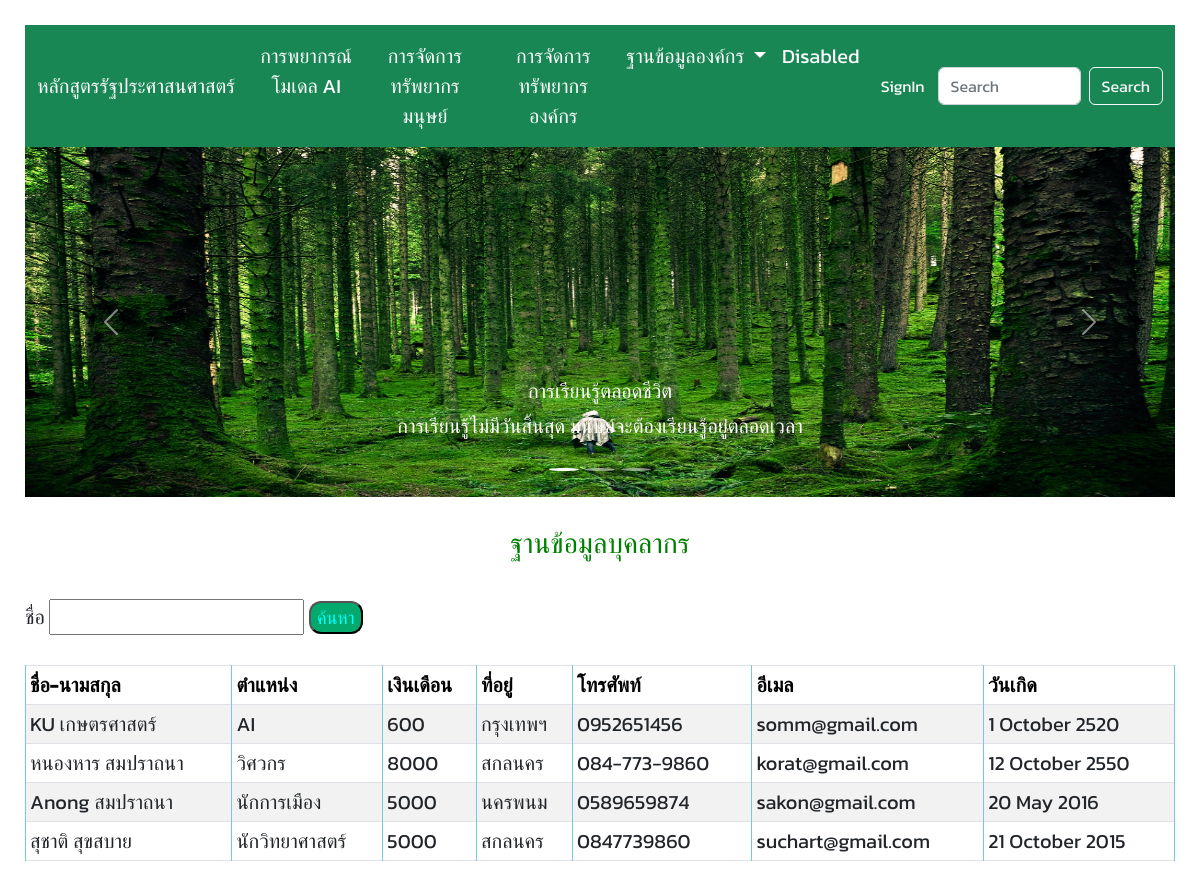
Screenshot of /search_read/ with the database file from the repository.
### myapp/models.py (models this page shows)
class Employee(models.Model):
    firstname = models.CharField(max_length=50)
    lastname = models.CharField(max_length=50)
    gender = models.CharField(
        max_length=50,
        choices=[('Male', 'Male'), ('Female', 'Female')],
        default='Male'
        )
    position = models.CharField(max_length=50)
    salary = models.PositiveIntegerField()
    address = models.TextField()
    email = models.EmailField(unique=True, null=True, blank=True)
    phone = models.CharField(max_length=30, unique=True)
    birthday = models.DateField()
    religion = models.CharField(
        max_length=20,
        choices=[('พุทธ','พุทธ'), ('คริสต์', 'คริสต์'), ('อิสลาม', 'อิสลาม'), ('อื่นๆ', 'อื่นๆ')],
        default='พุทธ'
        )
    addition_note = models.TextField(null=True, blank=True)

### myapp/views.py (the view)
# urls.py: path('search_read/', views.search_read, name='search_read'),
def search_read(request):
    if request.method =='POST':
        kw = request.POST.get('name','')
        form = SearchRead(request.POST, initial={'name':kw})
    else:
        kw = request.GET.get('name','')
        form = SearchRead(initial={'name':kw})
    data = Employee.objects.filter(Q(firstname__contains=kw)|Q(lastname__contains=kw))[:10]
    return render(request,'./database/employee-read.html', { 'form' : form, 'data' : data })

### myapp/forms.py
class SearchRead(forms.Form):
    name = forms.CharField(label='ชื่อ', required=False)

### myapp/templates/database/employee-read.html
{% extends 'heart/main.html' %} {% block content %}
<br />
<div>
  <h3>ฐานข้อมูลบุคลากร</h3>
</div>
<br />
<form>
  {{ form.name.label }} {{ form.name}}
  <button>ค้นหา</button>
</form>
<br />
<table class="table table-striped table-bordered table-sm">
  <thead class="thead-dark">
    <tr>
      <th>ชื่อ-นามสกุล</th>
      <th>ตำแหน่ง</th>
      <th>เงินเดือน</th>
      <th>ที่อยู่</th>
      <th>โทรศัพท์</th>
      <th>อีเมล</th>
      <th>วันเกิด</th>
    </tr>
  </thead>
  {% for r in data %}
  <tr>
    <td>{{ r.firstname }} {{ r.lastname }}</td>
    <td>{{ r.position }}</td>
    <td>{{ r.salary }}</td>
    <td>{{ r.address }}</td>
    <td>{{ r.phone }}</td>
    <td>{{ r.email }}</td>
    <td>{{ r.birthday|date:'j F Y' }}</td>
  </tr>
  {% endfor %}
</table>
{% endblock %}

### myapp/templates/heart/main.html (shortened to what this page needs)
{% load static %}
<!DOCTYPE html>
<html lang="en">
  <head>
    <link
      href="https://cdn.jsdelivr.net/npm/bootstrap@5.2.3/dist/css/bootstrap.min.css"
      rel="stylesheet"
    />
    <link href="{% static 'css/style.css' %}" rel="stylesheet" />
  </head>
  <body>
    <nav class="navbar navbar-expand-lg navbar-dark bg-success">
      <div class="container-fluid">
        <a class="navbar-brand" href="#">หลักสูตรรัฐประศาสนศาสตร์</a>
        <div class="collapse navbar-collapse" id="navbarSupportedContent">
          <ul class="navbar-nav me-auto mb-2 mb-lg-0">
            <li class="nav-item">
              <a
                class="nav-link active"
                aria-current="page"
                href="{% url 'predictor' %}"
                >การพยากรณ์โมเดล AI</a
              >
            </li>
            <li class="nav-item">
              <a
                class="nav-link active"
                aria-current="page"
                href="{% url 'employee_create' %}"
                >การจัดการทรัพยากรมนุษย์</a
              >
            </li>
            <li class="nav-item">
              <a
                class="nav-link active"
                aria-current="page"
                href="{% url 'createcrispy' %}"
                >การจัดการทรัพยากรองค์กร</a
              >
            </li>
            <li class="nav-item dropdown">
              <a
                class="nav-link dropdown-toggle active"
                href="#"
                role="button"
                data-bs-toggle="dropdown"
                aria-expanded="false"
              >
                ฐานข้อมูลองค์กร
              </a>
            </li>
            <li class="nav-item">
              <a class="nav-link active" href="#">Disabled</a>
            </li>
          </ul>
          <li class="nav-item btn btn-success">
            <a class="nav-link active" href="{% url 'member_signin' %}"
              >SignIn</a
            >
          </li>
          <form class="d-flex" role="search">
            <input
              class="form-control me-2"
              type="search"
              placeholder="Search"
              aria-label="Search"
            />
            <button class="btn btn-outline-light" type="submit">Search</button>
          </form>
        </div>
      </div>
    </nav>
    {% include 'heart/slider.html' %} {% block content %} {% endblock %}
  </body>
</html>

### myapp/templates/heart/slider.html (shortened to what this page needs)
{% load static %}
  <div id="carouselExampleCaptions" class="carousel slide" data-bs-ride="false">
    <div class="carousel-indicators">
      <button
        type="button"
        data-bs-target="#carouselExampleCaptions"
        data-bs-slide-to="0"
        class="active"
        aria-current="true"
        aria-label="Slide 1"
      ></button>
      <button
        type="button"
        data-bs-target="#carouselExampleCaptions"
        data-bs-slide-to="1"
        aria-label="Slide 2"
      ></button>
      <button
        type="button"
        data-bs-target="#carouselExampleCaptions"
        data-bs-slide-to="2"
        aria-label="Slide 3"
      ></button>
    </div>
    <div class="carousel-inner">
      <div class="carousel-item active">
        <img
          src="{% static 'images/p1.jpg' %}"
          height="350px"
          class="d-block w-100"
          alt="..."
        />
        <div class="carousel-caption d-none d-md-block">
          <h5>การเรียนรู้ตลอดชีวิต</h5>
          <p>การเรียนรู้ไม่มีวันสิ้นสุด มนุษย์จะต้องเรียนรู้อยู่ตลอดเวลา</p>
        </div>
      </div>
    </div>
    <button
      class="carousel-control-prev"
      type="button"
      data-bs-target="#carouselExampleCaptions"
      data-bs-slide="prev"
    >
      <span class="carousel-control-prev-icon" aria-hidden="true"></span>
    </button>
    <button
      class="carousel-control-next"
      type="button"
      data-bs-target="#carouselExampleCaptions"
      data-bs-slide="next"
    >
      <span class="carousel-control-next-icon" aria-hidden="true"></span>
    </button>
  </div>

### static/css/style.css (style rules this page uses)
body { font-family: "Kanit", sans-serif; font-size: 20px; font-weight: normal; height: 100%; margin: 25px 0; padding-left: 25px; padding-right: 25px; }
a { font-family: "Kanit", sans-serif; font-size: 18px; }
div { font-family: "Kanit", sans-serif; text-align: center; color: green; }
table, th, td { border: 1px solid rgb(118, 200, 221); }
th { background-color: #04aa6d; color: black; }
button { font-family: "Kanit", sans-serif; font-size: 18px; border-radius: 12px; color: aqua; background-color: #04aa6d; cursor: pointer; }

### rows the page displays
Employee: firstname "KU", lastname "เกษตรศาสตร์", position "AI", salary "600", address "กรุงเทพฯ", phone "0952651456", email "somm@gmail.com", birthday "1 October 2520"
Employee: firstname "หนองหาร", lastname "สมปราถนา", position "วิศวกร", salary "8000", address "สกลนคร", phone "084-773-9860", email "korat@gmail.com", birthday "12 October 2550"
Employee: firstname "Anong", lastname "สมปราถนา", position "นักการเมือง", salary "5000", address "นครพนม", phone "0589659874", email "sakon@gmail.com", birthday "20 May 2016"
Employee: firstname "สุชาติ", lastname "สุขสบาย", position "นักวิทยาศาสตร์", salary "5000", address "สกลนคร", phone "0847739860", email "suchart@gmail.com", birthday "21 October 2015"
